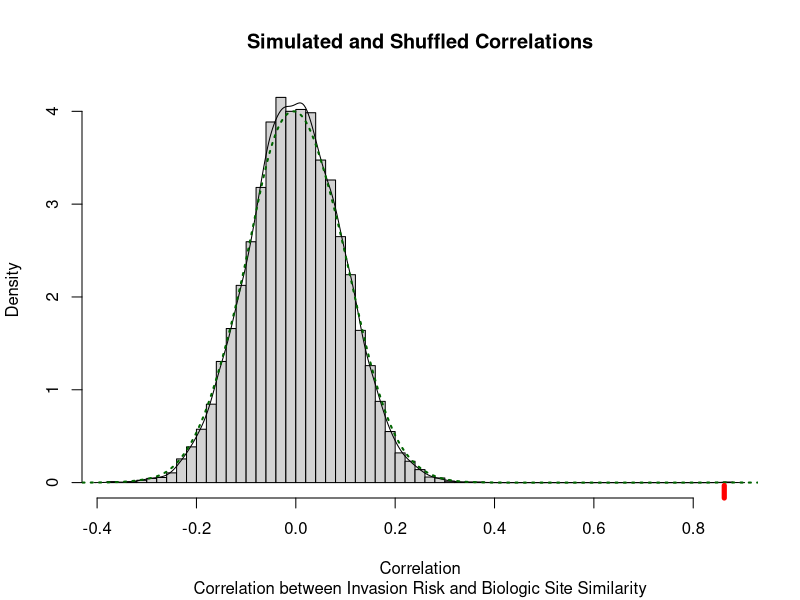

Recreate this plot in R.
#' ---
#' title: "Permutation Test design to evaluate correlations between invasion risk and biological site dissimilarity."
#' author: "Paul Czechowski"
#' date: "April 24th, 2018"
#' output: pdf_document
#' toc: true
#' highlight: zenburn
#' bibliography: ./references.bib
#' ---
#'
#' # Preface
#'
#' Path names are defined relative  to the project directory. This code 
#' commentary is included in the R code itself and can be rendered at any stage
#' using `rmarkdown::render ("/Users/paul/Documents/CU_combined/Github/500_00_permutation_test_design.R")`. Please check the
#' session info at the end of the document for further notes on the coding environment.
#' 
#' # Background
#'
#' Required is a test to compare two matrices of identical dimensions, the first
#' containing Invasion Risks (continuous data between 1 and 7 of unknown distribution)
#' and Site (Dis)Similarity (retrieved from sequencing data). Permutation testing modified
#' from the vignette of the `permute` package, and can likely be sped up.
#' Necessary changes to be implemented:
#' 
#'   * not here but in real data: average Unifrac per port (across matrix blocks)
#'
#'
#' # Prepare Environment
library("permute")

rm(list=ls())
set.seed(42)

#' ## Functions
#'
#' Function to get normal.
get_normal <- function(m){
     (m - min(m))/(max(m)-min(m))
}

#'  This function takes in a matrix and adds some random noise
#'  (from  `https://stats.stackexchange.com/questions/46302/adding-noise-to-a-matrix-vector`)
add_noise <- function(mtx, mini = -0.00001, maxi = 0.0001) {
  if (!is.matrix(mtx)) mtx <- matrix(mtx, byrow = TRUE, nrow = 1)
  random.stuff <- matrix(runif(prod(dim(mtx)), min = mini, max = maxi), nrow = dim(mtx)[1])
  random.stuff + mtx
}

#' # Data read-in
#'
#' Create matrix to simulate invasion risk: `1` = low risk, `6` = high risk. And add
#' some noise to data.
rmat_orig <- matrix(sample(1:6, size=100, replace=TRUE), ncol = 10)
rmat_raw <- rmat_orig
diag(rmat_raw) <- 0

rmat_orig[lower.tri(rmat_orig)] <- NA
diag(rmat_orig) <- 0

rmat <- add_noise(rmat_orig, mini = -0.01, maxi = 0.01)
diag(rmat) <- 0

#' Original and noisy risk matrices:
rmat_orig
rmat

#' Create matrix to simulate species similarity matrix, based on invasion risk
#' scaling between 0 - 1 to simulate similarity. Then adding some noise to data.
dmat_orig <- apply (rmat_raw, 2, get_normal)
dmat_orig[lower.tri(dmat_orig)] <- NA 
dmat <- add_noise(dmat_orig, mini = 0.000, maxi = 0.01) 
diag(dmat) <- 0


#' Original and noisy dissimilarity matrices:
dmat_orig
dmat

#' # Data Formatting
#' 
#' Matrix structure is irrelevant and arbitrary - matrices can be dissolved into vectors:
rvec <- c(rmat)
dvec <- c(dmat)

rvec <- rvec[!is.na(rvec)]
dvec <- dvec[!is.na(dvec)]

rvec
dvec

#' # Data analysis 1 - correlation and _p_ value
#' 
#' Correlation and p-value based on Kendall (non-normal data):
# correlation
cor(rvec, dvec, use = "pairwise.complete.obs", method = "kendall") 
# "greater" corresponds to positive association,
cor.test(rvec, dvec, method = "kendall", alternative = "greater") 


#' # Data analysis 2 - correlation and permutation test 
#' 

perm_risk <- numeric(length = 10000) # create vector to store results, 
                                     #   with length equal to the amount of
                                     #   permutations
n = length(rvec)                     
set.seed(42)

#' Fill vector `perm_risk` with correlations between permuted risk vector and
#' vector containing biological species dissimilarities. 
#' Loop over integer vector with length of permutations.
for (i in seq_len(length(perm_risk) - 1)) {

     # create and store permuted vector indices to shuffle real data one line
     #   below
     perm <- shuffle(n)
     
     # fill vector of defined length loop-by-loop  
     perm_risk[i] <- cor(rvec[perm], dvec, use = "pairwise.complete.obs", method = "kendall")
  }


#' Fill vector `perm_risk` with correlations between measured risk vector and
#'  vector containing biological species dissimilarities.
perm_risk[length(perm_risk)] <- cor(rvec, dvec, use = "pairwise.complete.obs", method = "kendall") 

#' unsfuffeled "true" correlation for input data:
perm_risk[length(perm_risk)]

#' Show results graphically - see red dot of x-axis.
hist (perm_risk, 
      main = "Simulated and Shuffled Correlations",
      sub = "Correlation between Invasion Risk and Biologic Site Similarity",
      xlab = "Correlation", 
      breaks = 75, 
      prob=TRUE)
lines(density(perm_risk))
lines(density(perm_risk, adjust=2), lty="dotted", col="darkgreen", lwd=2)
rug(perm_risk[length(perm_risk)], col = "red", lwd = 5)

#' Count random correlations that are as high as the non-random one.
h_corr <- sum(perm_risk >=  perm_risk[length(perm_risk)])

#' Permutational _p_-value:
h_corr / length (perm_risk)

#' Strong evidence against the null hypothesis of no correlation between the two
#' matrices.
#'
#' # Session info
#'
#' The code and output in this document were tested and generated in the
#' following computing environment:
#+ echo=FALSE
sessionInfo()

#' # References
